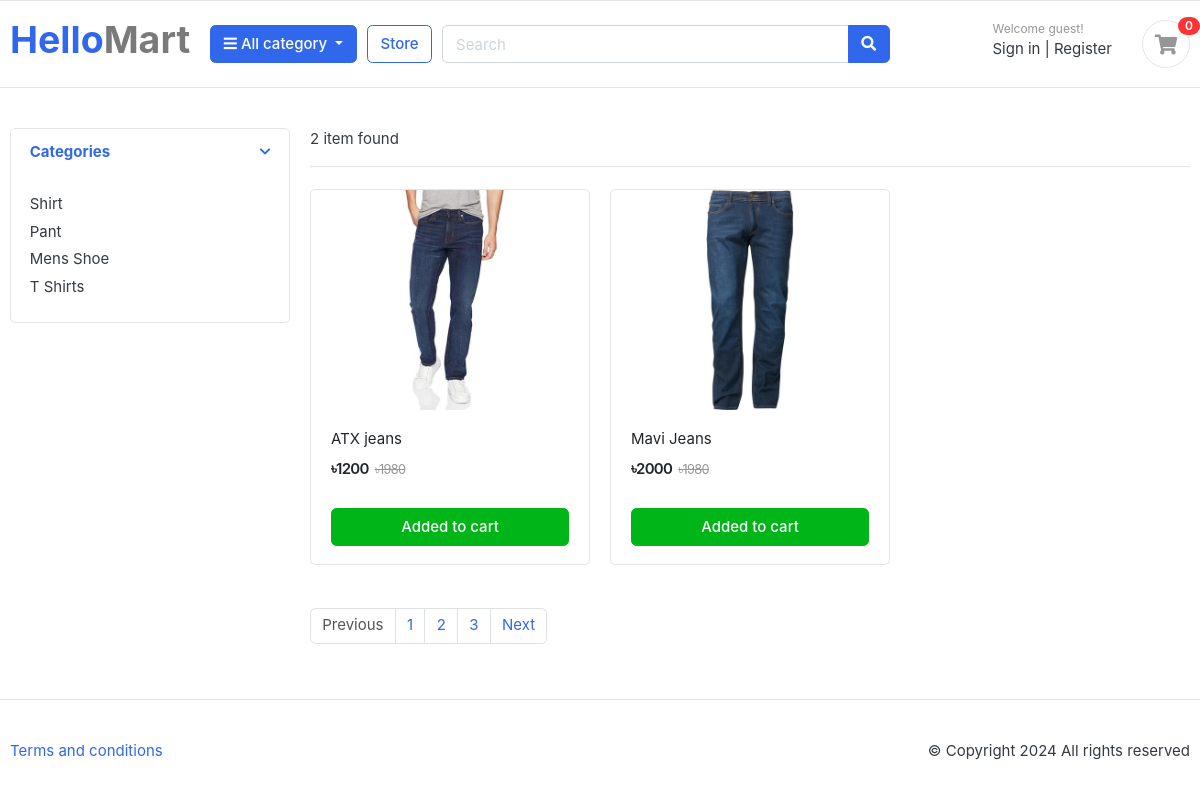
/store/, run on the app's committed database.
### category/models.py (models this page shows, shortened)
class Category(models.Model):
    category_name = models.CharField(max_length = 50, unique = True)
    slug = models.SlugField(max_length = 100, unique = True)
    description = models.TextField(max_length = 255, blank = True)
    cat_image = models.ImageField(upload_to= 'photos/categories', blank= True)

### store/models.py (models this page shows, shortened)
class Product(models.Model):
    product_name = models.CharField(max_length=100, unique = True)
    slug = models.SlugField(max_length = 200, unique = True)
    description = models.TextField(max_length = 400, blank = True)
    price = models.IntegerField()
    image = models.ImageField(upload_to='photos/products')
    stock = models.IntegerField()
    is_available = models.BooleanField(default = True)
    category = models.ForeignKey(Category, on_delete=models.CASCADE)
    created_date = models.DateTimeField(auto_now_add = True)
    modified_date = models.DateTimeField(auto_now = True)

### store/views.py (the view)
# urls.py: path('store/', include('store.urls')),
def store(request, category_slug=None):
    category = None
    products = None
    categories = Category.objects.all()
    if category_slug:
        category = get_object_or_404(Category, slug = category_slug)
        products = Product.objects.filter(is_available = True, category = category)
        page = request.GET.get('page')
        print(page)
        paginator = Paginator(products, 1)
        paged_product = paginator.get_page(page)
    else:
        products = Product.objects.filter(is_available = True)
        page = request.GET.get('page')
        paginator = Paginator(products, 2)
        paged_product = paginator.get_page(page)
    """Paginator add using random blog

    Returns:
        Source: https://testdriven.io/blog/django-pagination/
    """
    context = {'products' : paged_product, 'categories' : categories}
    return render(request, 'store/store.html', context)

### store/templates/store/store.html
{% extends "base.html" %}
{% load static %}
{% block body %}
<section class="section-content padding-y">
	<div class="container">
	<div class="row">
		<aside class="col-md-3">
	<div class="card">
		<article class="filter-group">
			<header class="card-header">
				<a href="#" data-toggle="collapse" data-target="#collapse_1" aria-expanded="true" class="">
					<i class="icon-control fa fa-chevron-down"></i>
					<h6 class="title">Categories</h6>
				</a>
			</header>
			<div class="filter-content collapse show" id="collapse_1" style="">
				<div class="card-body">
					<ul class="list-menu">
					{% for i in categories %}
						<li><a href="{% url "products_by_category" category_slug=i.slug %}">{{i.category_name}} </a></li>
					{% endfor %}
					</ul>
				</div>
			</div>
		</article>
	</div>
		</aside>
		<main class="col-md-9">
	<header class="border-bottom mb-4 pb-3">
			<div class="form-inline">
				<span class="mr-md-auto">{{products|length}} item found </span>
			</div>
	</header>
	<div class="row">
		{% for item in products %}
		<div class="col-md-4">
			<figure class="card card-product-grid">
				<div class="img-wrap">
					<img src="{{item.image.url}} ">
				</div>
				<figcaption class="info-wrap">
					<div class="fix-height">
						<a href="{% url "product_detail" item.category.slug item.slug %}" class="title">{{item.product_name}} </a>
						<div class="price-wrap mt-2">
							<span class="price">৳{{item.price}} </span>
							<del class="price-old">৳1980</del>
						</div>
					</div>
					<a href="#" class="btn btn-block btn-success">Added to cart </a>
				</figcaption>
			</figure>
		</div>
		{% endfor %}
	</div>
	<nav class="mt-4" aria-label="Page navigation sample">
	  <ul class="pagination">
		{% if products.has_previous %}
			<li class="page-item"><a class="page-link" href="?page={{products.previous_page_number}} ">Previous</a></li>
		{% else %}
		<li class="page-item disabled"><a class="page-link">Previous</a></li>
		{% endif %}
		{% for i in products.paginator.page_range %}
		<li class="page-item"><a class="page-link" href="?page={{i}}">{{i}} </a></li>
		{% endfor %}
		{% if products.has_next %}
			<li class="page-item"><a class="page-link" href="?page={{products.next_page_number}} ">Next</a></li>
		{% else %}
		<li class="page-item disabled"><a class="page-link">Next</a></li>
		{% endif %}
	  </ul>
	</nav>
		</main>
	</div>
	</div>
	</section>
{% endblock body %}

### static/css/ui.css (style rules this page uses)
html { font-family: "Inter", sans-serif; font-size: 15px; }
.img-wrap { text-align: center; display: block; }
.img-wrap img { max-width: 100%; }
.price-wrap { letter-spacing: -0.7px; }
.padding-y { padding-top: 40px; padding-bottom: 40px; }
figure { margin-bottom: 0; }
article:after, .form-group:after { display: block; clear: both; content: ""; }
[class*=list-] li:after { visibility: hidden; display: block; content: ""; overflow: hidden; height: 0; clear: both; }
.list-menu { list-style: none; margin: 0; padding-left: 0; }
.list-menu li { margin-bottom: 5px; }
.list-menu a { color: #343a40; }
[class*=card-product] a.title { color: #212529; display: block; }
[class*=card-product] .img-wrap { overflow: hidden; position: relative; }
[class*=card-product] .img-wrap img { height: 100%; max-width: 100%; width: auto; display: inline-block; -o-object-fit: cover; object-fit: cover; }
.card-product-grid { margin-bottom: 20px; }
.card-product-grid .img-wrap { border-radius: 0.2rem 0.2rem 0 0; height: 220px; }
.card-product-grid .info-wrap { overflow: hidden; padding: 18px 20px; }
.card-product-grid .fix-height { height: 80px; overflow: hidden; }
.card .img-wrap { overflow: hidden; }
.price { font-weight: 600; color: #212529; }
.price-old { color: #969696; margin-left: 3px; font-size: 85%; }
.icon-control { margin-top: 5px; float: right; font-size: 80%; }
.card-header .title { margin-bottom: 0; line-height: 1.5; }
.filter-group { border-bottom: 1px solid #e4e4e4; }
.filter-group .card-header { border-bottom: 0; }
.filter-group:last-child { border-bottom: 0; }

### data on the page
Category: category_name "Shirt"
Category: category_name "Pant"
Category: category_name "Mens Shoe"
Category: category_name "T Shirts"
Product: image (picture), product_name "ATX jeans", price "1200"
Product: image (picture), product_name "Mavi Jeans", price "2000"

### other printed values
{{ products|length }} "2"
{{ i }} "1" "2" "3"
